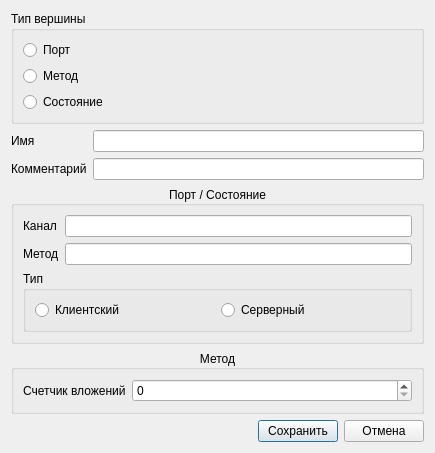
<?xml version="1.0" encoding="UTF-8"?>
<ui version="4.0">
 <class>NodePropertiesDialog</class>
 <widget class="QDialog" name="NodePropertiesDialog">
  <property name="geometry">
   <rect>
    <x>0</x>
    <y>0</y>
    <width>435</width>
    <height>411</height>
   </rect>
  </property>
  <property name="windowTitle">
   <string>Dialog</string>
  </property>
  <layout class="QVBoxLayout" name="verticalLayout_2">
   <item>
    <widget class="QGroupBox" name="groupBox">
     <property name="title">
      <string>Тип вершины</string>
     </property>
     <layout class="QVBoxLayout" name="verticalLayout">
      <item>
       <widget class="QRadioButton" name="rbPort">
        <property name="text">
         <string>Порт</string>
        </property>
       </widget>
      </item>
      <item>
       <widget class="QRadioButton" name="rbMethod">
        <property name="text">
         <string>Метод</string>
        </property>
       </widget>
      </item>
      <item>
       <widget class="QRadioButton" name="rbState">
        <property name="text">
         <string>Состояние</string>
        </property>
       </widget>
      </item>
     </layout>
    </widget>
   </item>
   <item>
    <layout class="QFormLayout" name="formLayout">
     <item row="0" column="0">
      <widget class="QLabel" name="label">
       <property name="text">
        <string>Имя</string>
       </property>
      </widget>
     </item>
     <item row="1" column="0">
      <widget class="QLabel" name="label_2">
       <property name="text">
        <string>Комментарий</string>
       </property>
      </widget>
     </item>
     <item row="0" column="1">
      <widget class="QLineEdit" name="lineEdit"/>
     </item>
     <item row="1" column="1">
      <widget class="QLineEdit" name="lineEdit_2"/>
     </item>
    </layout>
   </item>
   <item>
    <widget class="QGroupBox" name="groupBox_2">
     <property name="title">
      <string>Порт / Состояние</string>
     </property>
     <property name="alignment">
      <set>Qt::AlignCenter</set>
     </property>
     <layout class="QFormLayout" name="formLayout_4">
      <item row="0" column="0">
       <widget class="QLabel" name="label_7">
        <property name="text">
         <string>Канал</string>
        </property>
       </widget>
      </item>
      <item row="0" column="1">
       <widget class="QLineEdit" name="channel"/>
      </item>
      <item row="1" column="0">
       <widget class="QLabel" name="label_6">
        <property name="text">
         <string>Метод</string>
        </property>
       </widget>
      </item>
      <item row="1" column="1">
       <widget class="QLineEdit" name="method"/>
      </item>
      <item row="2" column="0" colspan="2">
       <widget class="QGroupBox" name="groupBox_4">
        <property name="title">
         <string>Тип</string>
        </property>
        <layout class="QHBoxLayout" name="horizontalLayout_3">
         <item>
          <widget class="QRadioButton" name="client">
           <property name="text">
            <string>Клиентский</string>
           </property>
          </widget>
         </item>
         <item>
          <widget class="QRadioButton" name="server">
           <property name="text">
            <string>Серверный</string>
           </property>
          </widget>
         </item>
        </layout>
       </widget>
      </item>
     </layout>
    </widget>
   </item>
   <item>
    <widget class="QGroupBox" name="groupBox_3">
     <property name="title">
      <string>Метод</string>
     </property>
     <property name="alignment">
      <set>Qt::AlignCenter</set>
     </property>
     <layout class="QFormLayout" name="formLayout_3">
      <item row="0" column="0">
       <widget class="QLabel" name="label_3">
        <property name="text">
         <string>Счетчик вложений</string>
        </property>
       </widget>
      </item>
      <item row="0" column="1">
       <widget class="QSpinBox" name="counter"/>
      </item>
     </layout>
    </widget>
   </item>
   <item>
    <layout class="QHBoxLayout" name="horizontalLayout">
     <item>
      <spacer name="horizontalSpacer">
       <property name="orientation">
        <enum>Qt::Horizontal</enum>
       </property>
       <property name="sizeHint" stdset="0">
        <size>
         <width>40</width>
         <height>20</height>
        </size>
       </property>
      </spacer>
     </item>
     <item>
      <widget class="QPushButton" name="save">
       <property name="text">
        <string>Сохранить</string>
       </property>
      </widget>
     </item>
     <item>
      <widget class="QPushButton" name="cancel">
       <property name="text">
        <string>Отмена</string>
       </property>
      </widget>
     </item>
    </layout>
   </item>
  </layout>
 </widget>
 <resources/>
 <connections>
  <connection>
   <sender>save</sender>
   <signal>clicked()</signal>
   <receiver>NodePropertiesDialog</receiver>
   <slot>accept()</slot>
   <hints>
    <hint type="sourcelabel">
     <x>271</x>
     <y>319</y>
    </hint>
    <hint type="destinationlabel">
     <x>199</x>
     <y>170</y>
    </hint>
   </hints>
  </connection>
  <connection>
   <sender>cancel</sender>
   <signal>clicked()</signal>
   <receiver>NodePropertiesDialog</receiver>
   <slot>reject()</slot>
   <hints>
    <hint type="sourcelabel">
     <x>352</x>
     <y>319</y>
    </hint>
    <hint type="destinationlabel">
     <x>199</x>
     <y>170</y>
    </hint>
   </hints>
  </connection>
 </connections>
</ui>
